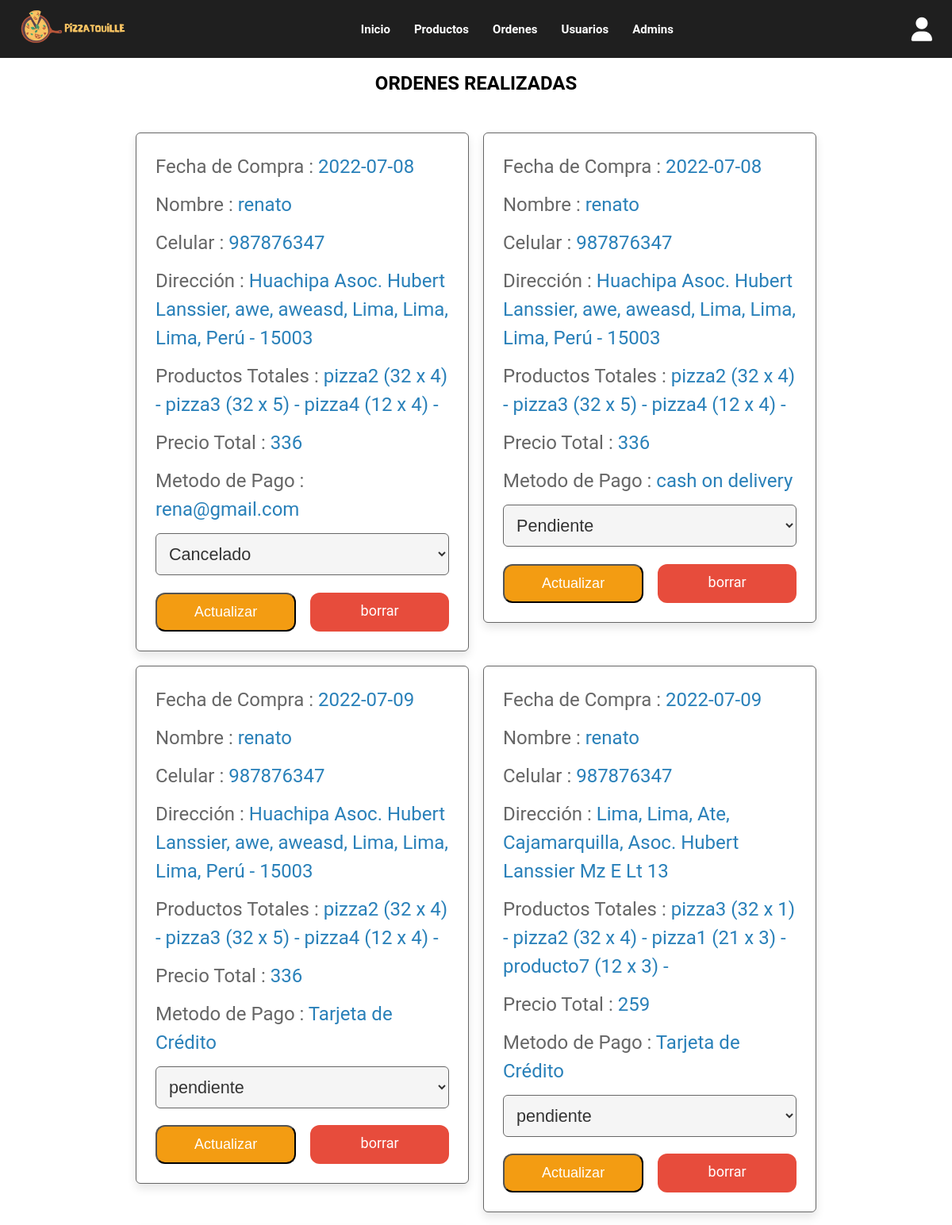
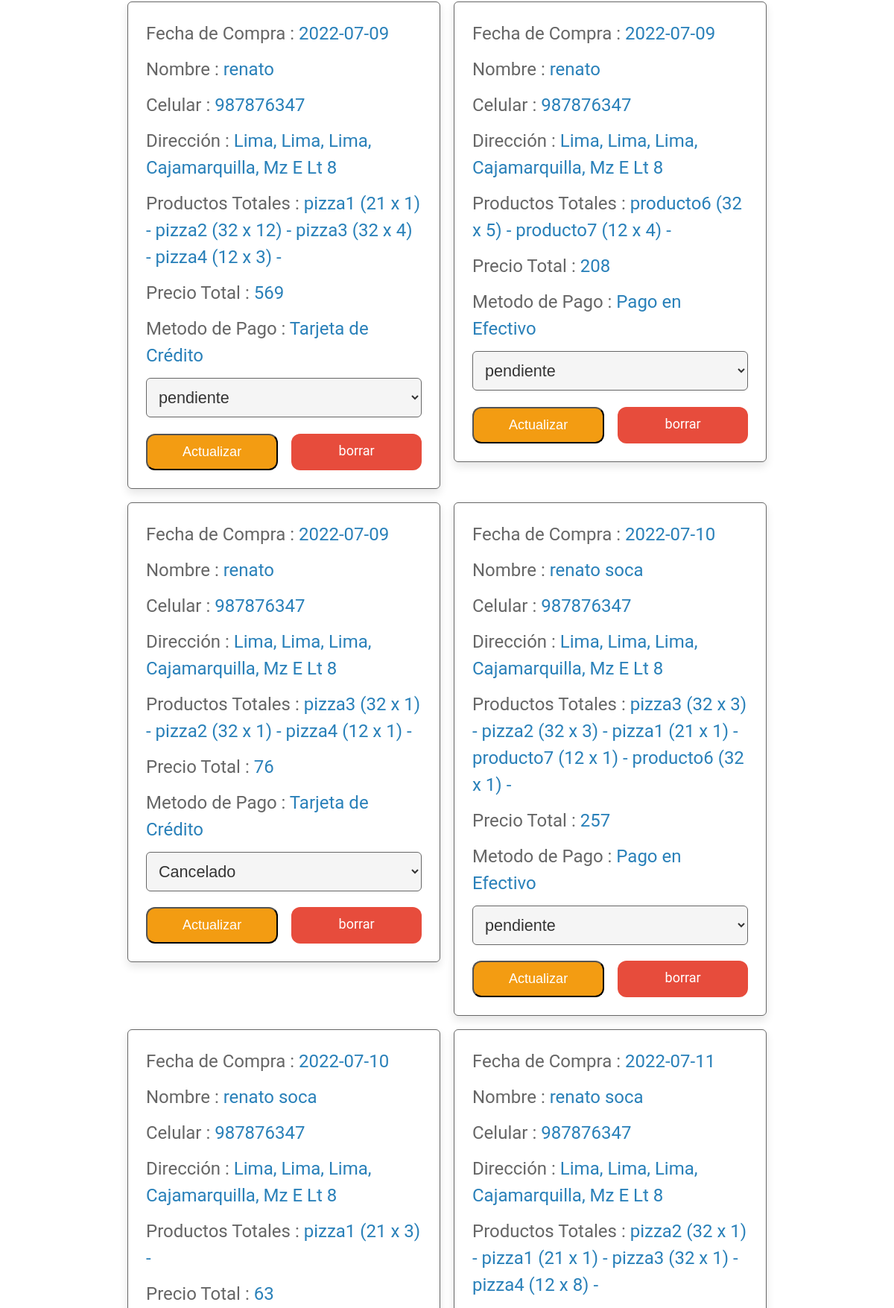
The page /back/admin_ordenes.php (signed in, upper part) on the database its author committed (2 pictures, top to bottom).
### tables this page shows
CREATE TABLE `ordenes` (
  `id` int(100) NOT NULL,
  `usuario_id` int(100) NOT NULL,
  `nombre` varchar(100) NOT NULL,
  `celular` varchar(12) NOT NULL,
  `metodo` varchar(50) NOT NULL,
  `correo` varchar(100) NOT NULL,
  `direccion` varchar(500) NOT NULL,
  `total_productos` varchar(1000) NOT NULL,
  `total_precios` int(100) NOT NULL,
  `fec_compra` date NOT NULL DEFAULT current_timestamp(),
  `estado_compra` varchar(20) NOT NULL DEFAULT 'pendiente'
);

### back/admin_ordenes.php (the view, shortened to what this page needs)
<?php
include '../BD/conexion.php';
?>
<!DOCTYPE html>
<html lang="es">
<head>
   <link rel="stylesheet" href="https://cdnjs.cloudflare.com/ajax/libs/font-awesome/6.1.1/css/all.min.css">
   <link rel="stylesheet" href="../css/admin_style.css">
</head>
<body>
   <?php include './admin_header.php' ?>
   <section class="ordenes">
      <h1 class="titulo">Ordenes Realizadas</h1>
      <div class="container">
         <?php
            $select_ordenes = $conn->prepare("SELECT * FROM `ordenes`");
            $select_ordenes->execute();
            if($select_ordenes->rowCount() > 0){
               while($fetch_ordenes = $select_ordenes->fetch(PDO::FETCH_ASSOC)){
         ?>
         <div class="box">
            <p> Fecha de Compra : <span><?= $fetch_ordenes['fec_compra']; ?></span> </p>
            <p> Nombre : <span><?= $fetch_ordenes['nombre']; ?></span> </p>
            <p> Celular : <span><?= $fetch_ordenes['celular']; ?></span> </p>
            <p> Dirección : <span><?= $fetch_ordenes['direccion']; ?></span> </p>
            <p> Productos Totales : <span><?= $fetch_ordenes['total_productos']; ?></span> </p>
            <p> Precio Total : <span><?= $fetch_ordenes['total_precios']; ?></span> </p>
            <p> Metodo de Pago : <span><?= $fetch_ordenes['metodo']; ?></span> </p>
            <form action="" method="post">
               <select name="estado_compra" class="select">
                  <option selected disabled><?= $fetch_ordenes['estado_compra']; ?></option>
               </select>
               <div class="flex-btn">
                  <input type="submit" value="Actualizar" class="btn-actualizar" name="actu_pago">
                  <a href="./admin_ordenes.php?borrar=<?= $fetch_ordenes['id']; ?>" class="btn-salir" onclick="return confirm('Borrar esta Orden?');">borrar</a>
               </div>
            </form>
         </div>
         <?php
               }
            }else{
               echo '<p class="vacio">Sin Pedidos</p>';
            }
         ?>
      </div>
   </section>
</body>
</html>

### css/admin_style.css (style rules this page uses)
* { margin: 0; padding: 0; box-sizing: border-box; }
body { font-family: 'Roboto', sans-serif; margin: 0; padding: 0; }
html { font-size: 75%; }
:root { --botones:#2980b9; --rojo:#e74c3c; --naranja:#f39c12; --negro:#333; --blanco:#fff; --blanco-bg:#f5f5f5; --neg-claro:#666; --bordes:.1rem solid var(--neg-claro); --sombras:0 .5rem 1rem rgba(0,0,0,.1); }
.titulo { text-align: center; margin-bottom: 2rem; font-size: 2rem; color:#000; text-transform: uppercase; }
.btn-salir, .btn-actualizar, .btn { display: block; width: 100%; margin-top: 1.3rem; border-radius: 1rem; padding:1rem 2rem; font-size: 1.5rem; color:#fff; cursor: pointer; text-decoration: none; text-align: center; }
.btn-salir { background-color: #e74c3c; }
.btn-actualizar { background-color: #f39c12; }
.flex-btn { display: flex; text-align: center; justify-content: center; gap:1.5rem; }
.ordenes { padding-top: 1.5rem; }
.ordenes .container { display: grid; grid-template-columns: repeat(auto-fit, 35rem); gap:1.5rem; align-items: flex-start; justify-content: center; margin: 4rem 7rem; }
.ordenes .container .box { padding:2rem; padding-top: 1rem; border-radius: .5rem; border:var(--bordes); background-color: var(--blanco); box-shadow: var(--sombras); }
.ordenes .container .box p { line-height: 1.5; font-size: 2rem; color:var(--neg-claro); margin:1rem 0; }
.ordenes .container .box p span { color:var(--botones); }
.ordenes .container .select { margin-bottom: .5rem; width: 100%; background-color: var(--blanco-bg); padding:1rem; font-size: 1.8rem; color:var(--negro); border-radius: .5rem; border:var(--bordes); }

### rows shown on the page
ordenes: fec_compra "2022-07-08", nombre "renato", celular "987876347", direccion "Huachipa Asoc. Hubert Lanssier, awe, aweasd, Lima, Lima, Lima, Perú - 15003", total_productos "pizza2 (32 x 4) - pizza3 (32 x 5) - pizza4 (12 x 4) -", total_precios "336", metodo "rena@gmail.com", estado_compra "Cancelado"
ordenes: fec_compra "2022-07-08", nombre "renato", celular "987876347", direccion "Huachipa Asoc. Hubert Lanssier, awe, aweasd, Lima, Lima, Lima, Perú - 15003", total_productos "pizza2 (32 x 4) - pizza3 (32 x 5) - pizza4 (12 x 4) -", total_precios "336", metodo "cash on delivery", estado_compra "Pendiente"
ordenes: fec_compra "2022-07-09", nombre "renato", celular "987876347", direccion "Huachipa Asoc. Hubert Lanssier, awe, aweasd, Lima, Lima, Lima, Perú - 15003", total_productos "pizza2 (32 x 4) - pizza3 (32 x 5) - pizza4 (12 x 4) -", total_precios "336", metodo "Tarjeta de Crédito", estado_compra "pendiente"
ordenes: fec_compra "2022-07-09", nombre "renato", celular "987876347", direccion "Lima, Lima, Ate, Cajamarquilla, Asoc. Hubert Lanssier Mz E Lt 13", total_productos "pizza3 (32 x 1) - pizza2 (32 x 4) - pizza1 (21 x 3) - producto7 (12 x 3) -", total_precios "259", metodo "Tarjeta de Crédito", estado_compra "pendiente"
ordenes: fec_compra "2022-07-09", nombre "renato", celular "987876347", direccion "Lima, Lima, Lima, Cajamarquilla, Mz E Lt 8", total_productos "pizza1 (21 x 1) - pizza2 (32 x 12) - pizza3 (32 x 4) - pizza4 (12 x 3) -", total_precios "569", metodo "Tarjeta de Crédito", estado_compra "pendiente"
ordenes: fec_compra "2022-07-09", nombre "renato", celular "987876347", direccion "Lima, Lima, Lima, Cajamarquilla, Mz E Lt 8", total_productos "producto6 (32 x 5) - producto7 (12 x 4) -", total_precios "208", metodo "Pago en Efectivo", estado_compra "pendiente"
ordenes: fec_compra "2022-07-09", nombre "renato", celular "987876347", direccion "Lima, Lima, Lima, Cajamarquilla, Mz E Lt 8", total_productos "pizza3 (32 x 1) - pizza2 (32 x 1) - pizza4 (12 x 1) -", total_precios "76", metodo "Tarjeta de Crédito", estado_compra "Cancelado"
ordenes: fec_compra "2022-07-10", nombre "renato soca", celular "987876347", direccion "Lima, Lima, Lima, Cajamarquilla, Mz E Lt 8", total_productos "pizza3 (32 x 3) - pizza2 (32 x 3) - pizza1 (21 x 1) - producto7 (12 x 1) - producto6 (32 x 1) -", total_precios "257", metodo "Pago en Efectivo", estado_compra "pendiente"
ordenes: fec_compra "2022-07-10", nombre "renato soca", celular "987876347", direccion "Lima, Lima, Lima, Cajamarquilla, Mz E Lt 8", total_productos "pizza1 (21 x 3) -", total_precios "63"
ordenes: fec_compra "2022-07-11", nombre "renato soca", celular "987876347", direccion "Lima, Lima, Lima, Cajamarquilla, Mz E Lt 8", total_productos "pizza2 (32 x 1) - pizza1 (21 x 1) - pizza3 (32 x 1) - pizza4 (12 x 8) -"
